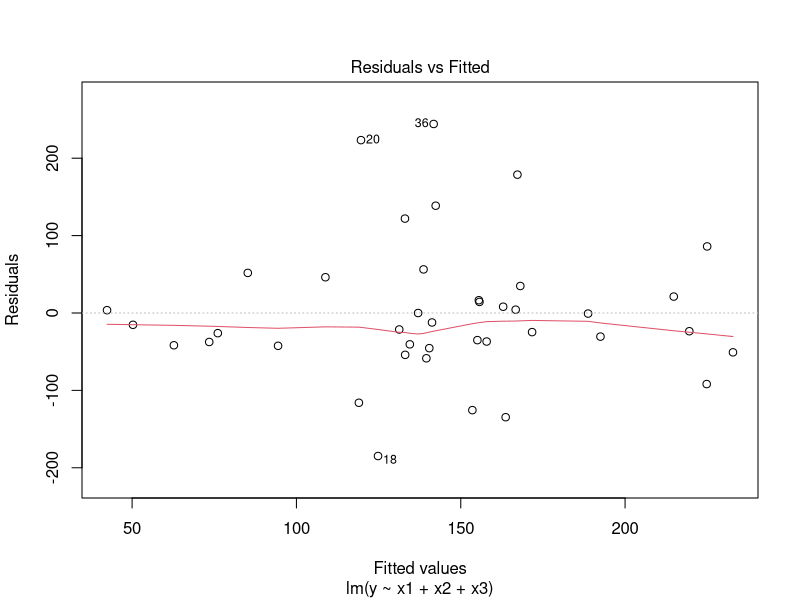
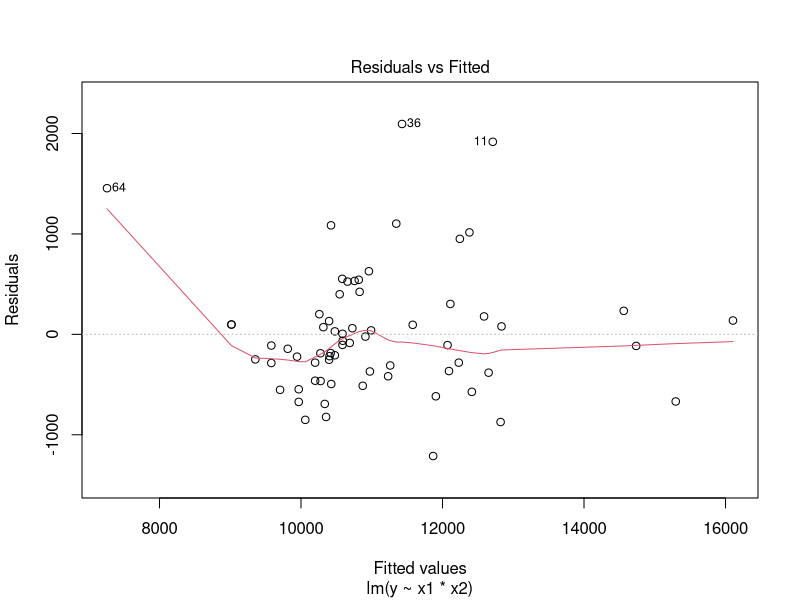
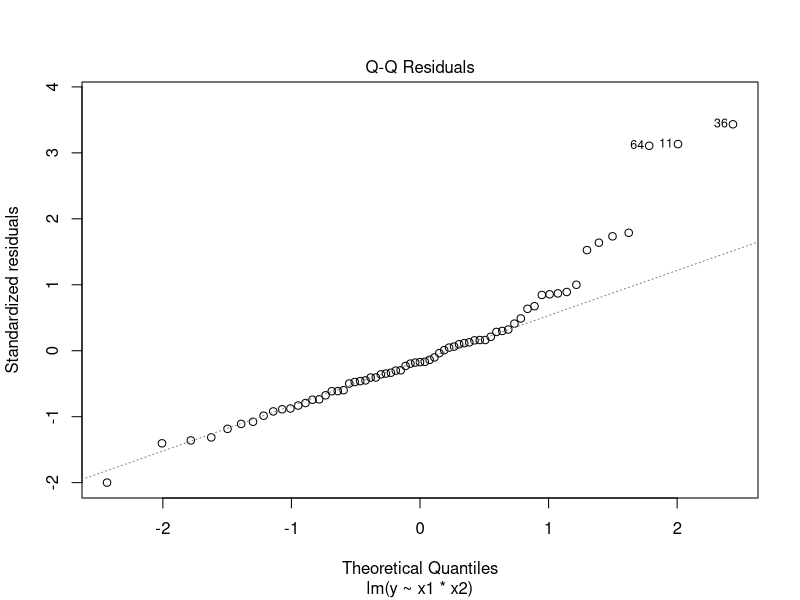
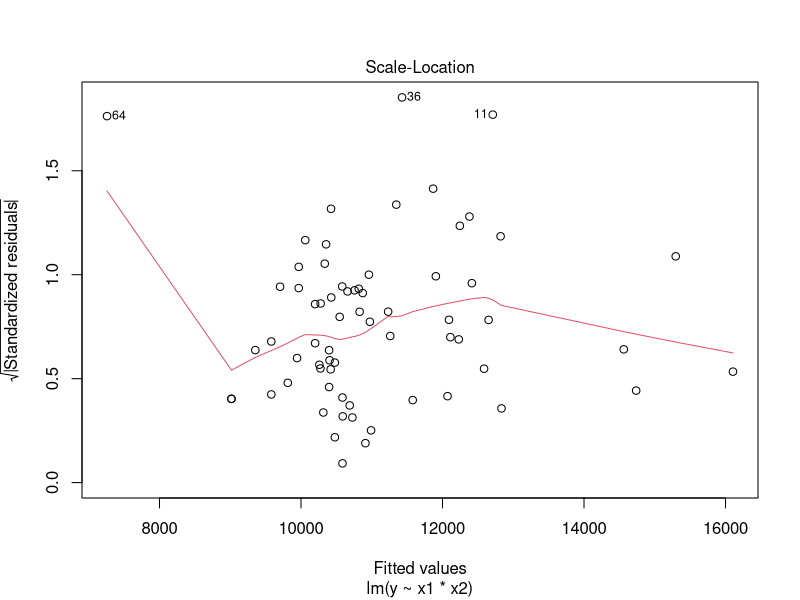
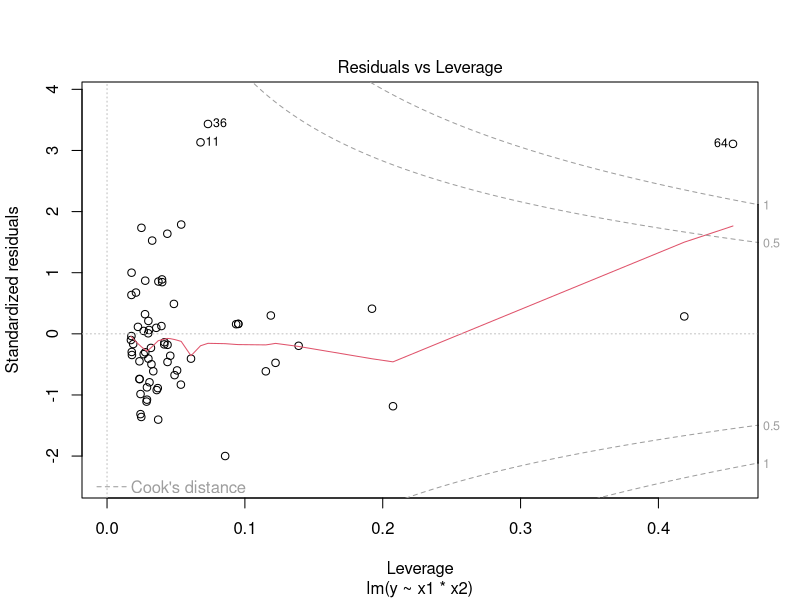

The R script that drew these images, in order:
## ---- chunk 1
dat <- read.csv("A.csv")
fit <- lm(y~x1+x2+x3, data=dat)
plot(fit, which=1)
## ---- chunk 2
dat <- read.csv("G.csv")
fit <- lm(y~x1*x2, data=dat)
# plot(fitted.values(fit), resid(fit))
plot(fit, which=1)
## ---- chunk 3
# qqnorm(resid(fit))
# qqline(resid(fit))
plot(fit, which=2)
## ---- chunk 4
plot(fit, which=3)
## ---- chunk 5
plot(fit, which=5)
